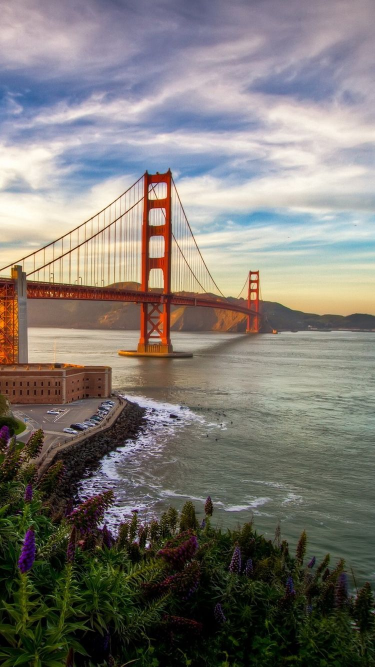
#> input picture python/input.png, 750 x 1334 px (shown at 1/2 size)
$ python pixelizator.py
#> lines starting #> are read from the running program, lines starting #| are printed output that depends on the picture
from PIL import Image
import sys


if len(sys.argv) > 1:
	pixel_size = int(sys.argv[1])
else:
	pixel_size = 8

if len(sys.argv) > 2:
	scale = int(sys.argv[2])
else:
	scale = 1

image = Image.open('input.png')
#> image is the input picture: PIL image 750x1334 RGB; mean R, G, B 125.1, 120.4, 115.1
downscaled_image = image.resize((image.size[0]/pixel_size,
							   	image.size[1]/pixel_size),
								Image.NEAREST)
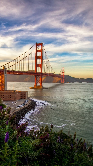
#> downscaled_image: PIL image 93x166 RGB; mean R, G, B 125, 120.3, 115.1
upscaled_image = downscaled_image.resize((downscaled_image.size[0]*pixel_size*scale,
										downscaled_image.size[1]*pixel_size*scale),
										Image.NEAREST)
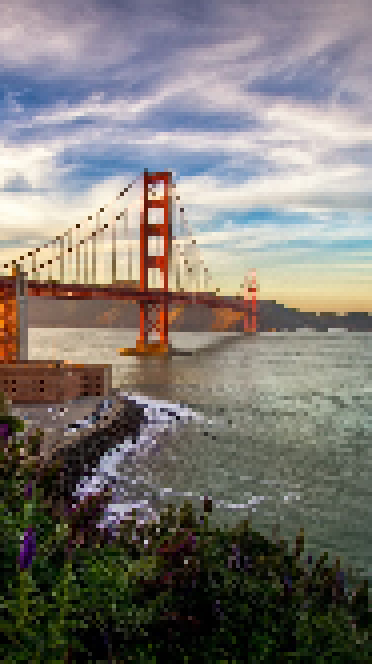
#> upscaled_image: PIL image 744x1328 RGB (shown at 1/2 size); mean R, G, B 125, 120.3, 115.1
upscaled_image.save('output.png')
